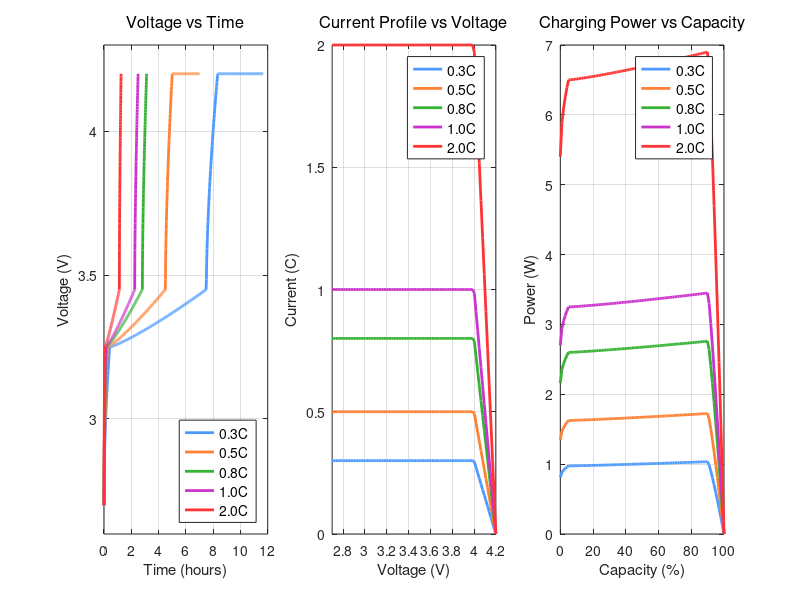

This chart was generated by the following MATLAB code:
clear all; close all; clc;

%% Battery Parameters
V_min = 2.7;        
V_max = 4.2;        
V_plateau = 3.3;    

C_rates = [0.3, 0.5, 0.8, 1.0, 2.0];
line_colors = {[0.3, 0.6, 1.0], [1.0, 0.5, 0.2], [0.2, 0.7, 0.2], [0.8, 0.2, 0.8], [1.0, 0.2, 0.2]};


for i = 1:length(C_rates)
    C_rate = C_rates(i);
    
    capacity_percent = linspace(0, 110, 1000);
    
    voltage = zeros(size(capacity_percent));
    
    for j = 1:length(capacity_percent)
        soc = capacity_percent(j) / 100; % State of charge (0-1.1)
        
        if soc <= 0.05
            voltage(j) = V_min + (3.25 - V_min) * (soc / 0.05)^0.5;
        elseif soc <= 0.90
            plateau_progress = (soc - 0.05) / (0.90 - 0.05);
            voltage(j) = 3.25 + 0.20 * plateau_progress^1.2;
        elseif soc <= 1.0
            final_progress = (soc - 0.90) / 0.10;
            voltage(j) = 3.45 + (V_max - 3.45) * final_progress^0.6;
        else
            overcharge_progress = (soc - 1.0) / 0.10;
            voltage(j) = V_max + 0.05 * overcharge_progress^2;
        end
        
        if C_rate >= 1.0
            c_rate_factor = (C_rate - 0.3) * 0.015;
            if soc <= 0.90
                voltage(j) = voltage(j) + c_rate_factor * (1 - soc^2);
            end
        end
        
        voltage(j) = max(V_min, min(4.25, voltage(j)));
    end
        
end

fprintf('C-Rate Analysis:\n');
fprintf('================\n');
for i = 1:length(C_rates)
    plateau_start = 3.25 + (C_rates(i) >= 1.0) * 0.015 * (C_rates(i) - 0.3);
    plateau_end = 3.45 + (C_rates(i) >= 1.0) * 0.010 * (C_rates(i) - 0.3);
    
    fprintf('%.1fC Rate:\n', C_rates(i));
    fprintf('  - Plateau Start: ~%.2fV\n', plateau_start);
    fprintf('  - Plateau End: ~%.2fV\n', plateau_end);
    fprintf('  - Final Voltage: %.1fV\n', V_max);
    
    % Estimate charging time
    if C_rates(i) <= 0.5
        charge_time = 2.8 / C_rates(i);
    elseif C_rates(i) <= 1.0
        charge_time = 2.2 / C_rates(i);
    else
        charge_time = 1.8 / C_rates(i);
    end
    fprintf('  - Est. Charge Time: %.1f hours\n\n', charge_time);
end

fprintf('Key LiFePO4 Characteristics Observed:\n');
fprintf('====================================\n');
fprintf('1. Rapid initial voltage rise from 2.7V to plateau (~3.25V)\n');
fprintf('2. Extended flat plateau region (3.25V to 3.45V)\n');
fprintf('3. Sharp voltage increase from 3.45V to 4.2V (final 10%%)\n');
fprintf('4. Higher C-rates show elevated plateau voltage due to overpotential\n');
fprintf('5. All curves converge at 4.2V maximum voltage\n');
fprintf('6. Voltage range strictly maintained: 2.7V - 4.2V\n\n');

%% Create additional analysis plot
figure('Position', [150, 100, 1200, 400]);
set(gcf, 'Color', 'white');

subplot(1, 3, 1);
time_vectors = {};
voltage_vs_time = {};

for i = 1:length(C_rates)
    if C_rates(i) <= 0.5
        t_max = 3.5 / C_rates(i);
    else
        t_max = 2.5 / C_rates(i);
    end
    
    t = linspace(0, t_max, 500);
    v_t = zeros(size(t));
    
    for j = 1:length(t)
        if t(j) == 0
            v_t(j) = V_min;
        else
            progress = min(1, t(j) * C_rates(i) / 2.5);
            if progress <= 0.05
                v_t(j) = V_min + (3.25 - V_min) * (progress / 0.05)^0.5;
            elseif progress <= 0.90
                plateau_prog = (progress - 0.05) / 0.85;
                v_t(j) = 3.25 + 0.20 * plateau_prog^1.2;
            else
                final_prog = (progress - 0.90) / 0.10;
                v_t(j) = 3.45 + (V_max - 3.45) * final_prog^0.6;
            end
        end
    end
    
    plot(t, v_t, 'Color', line_colors{i}, 'LineWidth', 2, ...
         'DisplayName', sprintf('%.1fC', C_rates(i)));
    hold on;
end

xlabel('Time (hours)', 'FontSize', 11);
ylabel('Voltage (V)', 'FontSize', 11);
title('Voltage vs Time', 'FontSize', 12, 'FontWeight', 'normal');
legend('Location', 'southeast', 'FontSize', 10);
grid on;
ylim([2.6, 4.3]);

subplot(1, 3, 2);
voltage_range = linspace(V_min, V_max, 100);
for i = 1:length(C_rates)
    current_profile = C_rates(i) * ones(size(voltage_range));
    taper_region = voltage_range > 4.0;
    current_profile(taper_region) = C_rates(i) * (4.2 - voltage_range(taper_region)) / 0.2;
    
    plot(voltage_range, current_profile, 'Color', line_colors{i}, 'LineWidth', 2, ...
         'DisplayName', sprintf('%.1fC', C_rates(i)));
    hold on;
end

xlabel('Voltage (V)', 'FontSize', 11);
ylabel('Current (C)', 'FontSize', 11);
title('Current Profile vs Voltage', 'FontSize', 12, 'FontWeight', 'normal');
legend('Location', 'northeast', 'FontSize', 10);
grid on;
xlim([V_min, V_max]);

subplot(1, 3, 3);
capacity_range = linspace(0, 100, 100);
for i = 1:length(C_rates)
    power_profile = zeros(size(capacity_range));
    for j = 1:length(capacity_range)
        soc = capacity_range(j) / 100;
        if soc <= 0.05
            v = V_min + (3.25 - V_min) * (soc / 0.05)^0.5;
        elseif soc <= 0.90
            v = 3.25 + 0.20 * ((soc - 0.05) / 0.85)^1.2;
        else
            v = 3.45 + (V_max - 3.45) * ((soc - 0.90) / 0.10)^0.6;
        end
        
        if soc > 0.9
            current = C_rates(i) * (1 - soc) / 0.1;
        else
            current = C_rates(i);
        end
        
        power_profile(j) = v * current;
    end
    
    plot(capacity_range, power_profile, 'Color', line_colors{i}, 'LineWidth', 2, ...
         'DisplayName', sprintf('%.1fC', C_rates(i)));
    hold on;
end

xlabel('Capacity (%)', 'FontSize', 11);
ylabel('Power (W)', 'FontSize', 11);
title('Charging Power vs Capacity', 'FontSize', 12, 'FontWeight', 'normal');
legend('Location', 'northeast', 'FontSize', 10);
grid on;
xlim([0, 100]);

fprintf('Analysis Complete - All plots generated successfully!\n');
fprintf('Main plot shows charging curves from 2.7V to 4.2V\n');
fprintf('Additional analysis shows time, current, and power profiles\n');